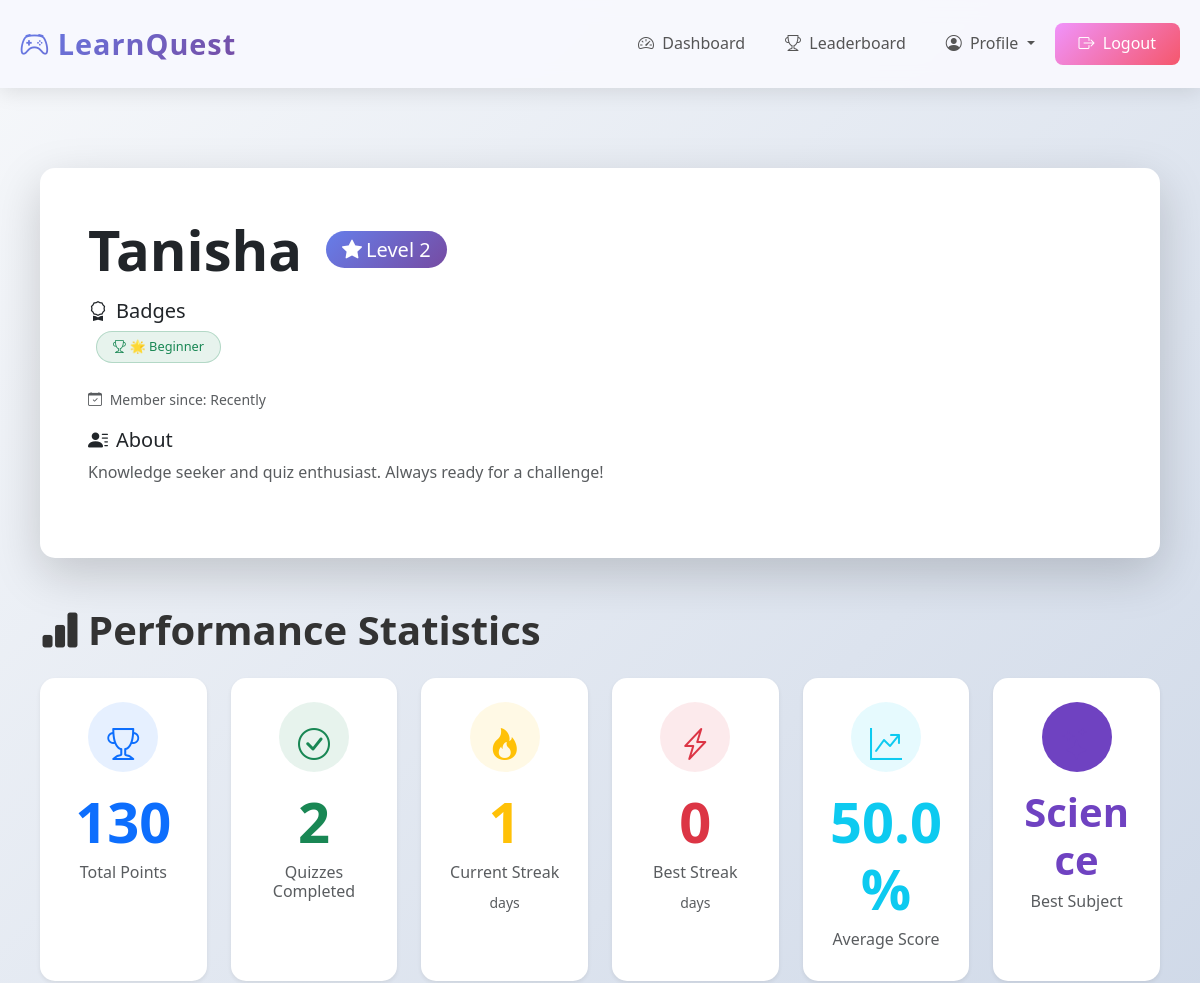
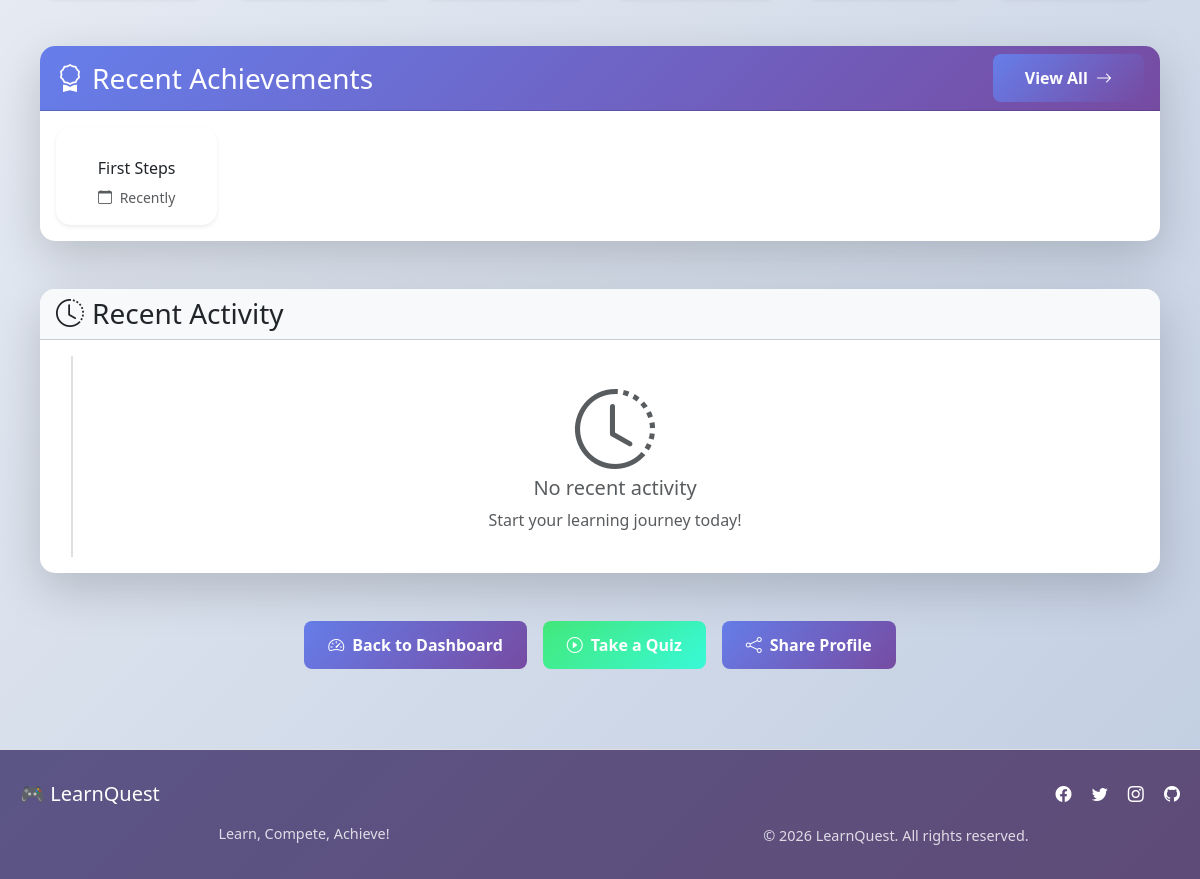
/profile (signed in), run on the app's committed database (2 pictures, top to bottom).
### tables this page shows
CREATE TABLE users (
        id INTEGER PRIMARY KEY AUTOINCREMENT,
        username TEXT UNIQUE NOT NULL,
        password TEXT NOT NULL,
        points INTEGER DEFAULT 0,
        level INTEGER DEFAULT 1,
        badges TEXT DEFAULT '',
        streak INTEGER DEFAULT 0,
        last_quiz_date TEXT,
        total_quizzes INTEGER DEFAULT 0,
        best_streak INTEGER DEFAULT 0,
        avatar TEXT DEFAULT '🎓',
        created_at TIMESTAMP DEFAULT CURRENT_TIMESTAMP
    );

CREATE TABLE quizzes (
        id INTEGER PRIMARY KEY AUTOINCREMENT,
        user_id INTEGER,
        subject TEXT,
        score INTEGER,
        total_questions INTEGER,
        difficulty TEXT,
        time_taken INTEGER,
        completed_at TIMESTAMP DEFAULT CURRENT_TIMESTAMP,
        FOREIGN KEY (user_id) REFERENCES users(id)
    );

CREATE TABLE achievements (
        id INTEGER PRIMARY KEY AUTOINCREMENT,
        user_id INTEGER,
        achievement_name TEXT,
        achievement_icon TEXT,
        earned_at TIMESTAMP DEFAULT CURRENT_TIMESTAMP,
        FOREIGN KEY (user_id) REFERENCES users(id)
    );

### app.py (the view)
@app.route('/profile')
def profile():
    if 'user_id' not in session:
        return redirect(url_for('login'))
    conn = get_db()
    user = conn.execute('SELECT * FROM users WHERE id = ?', (session['user_id'],)).fetchone()
    total_quizzes = conn.execute('SELECT COUNT(*) as count FROM quizzes WHERE user_id = ?', (session['user_id'],)).fetchone()
    avg_score = conn.execute('SELECT AVG(CAST(score AS FLOAT) / total_questions * 100) as avg FROM quizzes WHERE user_id = ?', (session['user_id'],)).fetchone()
    best_subject = conn.execute('''SELECT subject, AVG(CAST(score AS FLOAT) / total_questions * 100) as avg
                                  FROM quizzes WHERE user_id = ? GROUP BY subject ORDER BY avg DESC LIMIT 1''', (session['user_id'],)).fetchone()
    achievements = conn.execute('SELECT * FROM achievements WHERE user_id = ? ORDER BY earned_at DESC', (session['user_id'],)).fetchall()
    conn.close()
    return render_template('profile.html', user=user, total_quizzes=total_quizzes,
                         avg_score=avg_score, best_subject=best_subject, achievements=achievements)

### templates/profile.html (shortened to what this page needs)
{% extends "base.html" %}
{% block content %}
<div class="container py-5">
    <div class="row mb-5">
        <div class="col-12">
            <div class="card border-0 shadow-lg animate-fade-in-up">
                <div class="card-body p-5">
                    <div class="row align-items-center">
                        <div class="col-lg-8">
                            <div class="d-flex flex-column">
                                <div class="d-flex align-items-center mb-3">
                                    <h1 class="display-4 fw-bold mb-0">{{ user.username }}</h1>
                                    <div class="ms-3">
                                        <span class="badge bg-gradient-primary text-white fs-5 px-3 py-2">
                                            <i class="bi bi-star-fill me-1"></i>Level {{ user.level }}
                                        </span>
                                    </div>
                                </div>
                                <div class="mb-4">
                                    <h5 class="mb-2"><i class="bi bi-award me-2"></i>Badges</h5>
                                    <div class="d-flex flex-wrap gap-2">
                                        {% if user.badges %}
                                            {% for badge in user.badges.split(',') %}
                                                <span class="badge bg-success bg-opacity-10 text-success border border-success border-opacity-25 rounded-pill px-3 py-2">
                                                    <i class="bi bi-trophy me-1"></i>{{ badge|trim }}
                                                </span>
                                            {% endfor %}
                                        {% else %}
                                            <span class="badge bg-secondary bg-opacity-10 text-secondary border border-secondary border-opacity-25 rounded-pill px-3 py-2">
                                                <i class="bi bi-emoji-smile me-1"></i>No badges yet
                                            </span>
                                        {% endif %}
                                    </div>
                                </div>
                                <div class="mb-3">
                                    <small class="text-muted">
                                        <i class="bi bi-calendar-check me-1"></i>
                                        Member since: {{ user.joined_date if user.joined_date else 'Recently' }}
                                    </small>
                                </div>
                                <div class="mb-4">
                                    <h5 class="mb-2"><i class="bi bi-person-lines-fill me-2"></i>About</h5>
                                    <p class="text-muted mb-0">
                                        {% if user.bio %}
                                            {{ user.bio }}
                                        {% else %}
                                            Knowledge seeker and quiz enthusiast. Always ready for a challenge!
                                        {% endif %}
                                    </p>
                                </div>
                            </div>
                        </div>
                    </div>
                </div>
            </div>
        </div>
    </div>
    <div class="row mb-5">
        <div class="col-12">
            <h2 class="display-6 fw-bold mb-4"><i class="bi bi-bar-chart-fill me-2"></i>Performance Statistics</h2>
            <div class="row g-4">
                <div class="col-md-6 col-lg-4 col-xl-2">
                    <div class="card border-0 shadow-sm h-100 hover-lift">
                        <div class="card-body text-center p-4">
                            <div class="bg-primary bg-opacity-10 rounded-circle p-3 mb-3 mx-auto" style="width: 70px; height: 70px;">
                                <i class="bi bi-trophy text-primary fs-2"></i>
                            </div>
                            <div class="display-4 fw-bold text-primary mb-2">{{ user.points }}</div>
                            <h6 class="card-title text-muted">Total Points</h6>
                        </div>
                    </div>
                </div>
                <div class="col-md-6 col-lg-4 col-xl-2">
                    <div class="card border-0 shadow-sm h-100 hover-lift">
                        <div class="card-body text-center p-4">
                            <div class="bg-success bg-opacity-10 rounded-circle p-3 mb-3 mx-auto" style="width: 70px; height: 70px;">
                                <i class="bi bi-check-circle text-success fs-2"></i>
                            </div>
                            <div class="display-4 fw-bold text-success mb-2">{{ total_quizzes.count if total_quizzes.count is defined else 0 }}</div>
                            <h6 class="card-title text-muted">Quizzes Completed</h6>
                        </div>
                    </div>
                </div>
                <div class="col-md-6 col-lg-4 col-xl-2">
                    <div class="card border-0 shadow-sm h-100 hover-lift">
                        <div class="card-body text-center p-4">
                            <div class="bg-warning bg-opacity-10 rounded-circle p-3 mb-3 mx-auto" style="width: 70px; height: 70px;">
                                <i class="bi bi-fire text-warning fs-2"></i>
                            </div>
                            <div class="display-4 fw-bold text-warning mb-2">{{ user.streak if user.streak is defined else 0 }}</div>
                            <h6 class="card-title text-muted">Current Streak</h6>
                            <small class="text-muted">days</small>
                        </div>
                    </div>
                </div>
                <div class="col-md-6 col-lg-4 col-xl-2">
                    <div class="card border-0 shadow-sm h-100 hover-lift">
                        <div class="card-body text-center p-4">
                            <div class="bg-danger bg-opacity-10 rounded-circle p-3 mb-3 mx-auto" style="width: 70px; height: 70px;">
                                <i class="bi bi-lightning-charge text-danger fs-2"></i>
                            </div>
                            <div class="display-4 fw-bold text-danger mb-2">{{ user.best_streak if user.best_streak is defined else 0 }}</div>
                            <h6 class="card-title text-muted">Best Streak</h6>
                            <small class="text-muted">days</small>
                        </div>
                    </div>
                </div>
                <div class="col-md-6 col-lg-4 col-xl-2">
                    <div class="card border-0 shadow-sm h-100 hover-lift">
                        <div class="card-body text-center p-4">
                            <div class="bg-info bg-opacity-10 rounded-circle p-3 mb-3 mx-auto" style="width: 70px; height: 70px;">
                                <i class="bi bi-graph-up-arrow text-info fs-2"></i>
                            </div>
                            <div class="display-4 fw-bold text-info mb-2">
                                {{ "%.1f"|format(avg_score.avg if avg_score.avg is defined and avg_score.avg else 0) }}%
                            </div>
                            <h6 class="card-title text-muted">Average Score</h6>
                        </div>
                    </div>
                </div>
                <div class="col-md-6 col-lg-4 col-xl-2">
                    <div class="card border-0 shadow-sm h-100 hover-lift">
                        <div class="card-body text-center p-4">
                            <div class="bg-purple bg-opacity-10 rounded-circle p-3 mb-3 mx-auto" style="width: 70px; height: 70px;">
                                <i class="bi bi-stars text-purple fs-2"></i>
                            </div>
                            <div class="display-6 fw-bold text-purple mb-2">
                                {{ best_subject.subject if best_subject and best_subject.subject else 'None' }}
                            </div>
                            <h6 class="card-title text-muted">Best Subject</h6>
                        </div>
                    </div>
                </div>
            </div>
        </div>
    </div>
    <div class="row mb-5">
        <div class="col-12">
            <div class="card border-0 shadow-lg animate-fade-in-up">
                <div class="card-header bg-gradient-primary text-white">
                    <div class="d-flex justify-content-between align-items-center">
                        <h3 class="mb-0"><i class="bi bi-award me-2"></i>Recent Achievements</h3>
                        <a href="{{ url_for('achievements') }}" class="btn btn-light btn-sm">
                            View All <i class="bi bi-arrow-right ms-1"></i>
                        </a>
                    </div>
                </div>
                <div class="card-body">
                    {% if achievements %}
                    <div class="row row-cols-2 row-cols-md-3 row-cols-lg-6 g-4">
                        {% for ach in achievements[:6] %}
                        <div class="col">
                            <div class="card border-0 shadow-sm h-100 hover-lift text-center p-3">
                                <h6 class="card-title mb-2">{{ ach.achievement_name }}</h6>
                                <small class="text-muted">
                                    <i class="bi bi-calendar me-1"></i>
                                    {{ ach.date_earned[:10] if ach.date_earned else 'Recently' }}
                                </small>
                            </div>
                        </div>
                        {% endfor %}
                    </div>
                    {% endif %}
                </div>
            </div>
        </div>
    </div>
    <div class="row mb-5">
        <div class="col-12">
            <div class="card border-0 shadow-lg animate-fade-in-up">
                <div class="card-header bg-light">
                    <h3 class="mb-0"><i class="bi bi-clock-history me-2"></i>Recent Activity</h3>
                </div>
                <div class="card-body">
                    <div class="timeline">
                        {% if recent_quizzes %}
                            {% for quiz in recent_quizzes[:5] %}
                            <div class="timeline-item">
                                <div class="timeline-marker bg-{{ 'success' if quiz.score >= quiz.total_questions * 0.8 else 'warning' if quiz.score >= quiz.total_questions * 0.6 else 'danger' }}"></div>
                                <div class="timeline-content">
                                    <div class="d-flex justify-content-between">
                                        <h6 class="mb-1">Completed {{ quiz.subject }} Quiz</h6>
                                        <small class="text-muted">{{ quiz.completed_at if quiz.completed_at else 'Recently' }}</small>
                                    </div>
                                    <p class="text-muted mb-1">
                                        Score: {{ quiz.score }}/{{ quiz.total_questions }}
                                        ({{ ((quiz.score / quiz.total_questions) * 100)|round|int }}%)
                                    </p>
                                    <div class="d-flex gap-2">
                                        <span class="badge bg-{{ 'success' if quiz.difficulty == 'easy' else 'warning' if quiz.difficulty == 'medium' else 'danger' }}">
                                            {{ quiz.difficulty|capitalize }}
                                        </span>
                                        <span class="badge bg-info">{{ quiz.points_earned }} points</span>
                                    </div>
                                </div>
                            </div>
                            {% endfor %}
                        {% else %}
                            <div class="text-center py-4">
                                <i class="bi bi-clock-history display-1 text-muted mb-3"></i>
                                <h5 class="text-muted">No recent activity</h5>
                                <p class="text-muted mb-0">Start your learning journey today!</p>
                            </div>
                        {% endif %}
                    </div>
                </div>
            </div>
        </div>
    </div>
    <div class="row">
        <div class="col-12">
            <div class="d-flex flex-wrap justify-content-center gap-3">
                <a href="{{ url_for('dashboard') }}" class="btn btn-primary btn-lg px-4">
                    <i class="bi bi-speedometer2 me-2"></i>Back to Dashboard
                </a>
                <a href="{{ url_for('quiz', subject='Math', difficulty='medium') }}" class="btn btn-success btn-lg px-4">
                    <i class="bi bi-play-circle me-2"></i>Take a Quiz
                </a>
                <button class="btn btn-outline-primary btn-lg px-4" id="shareProfile">
                    <i class="bi bi-share me-2"></i>Share Profile
                </button>
            </div>
        </div>
    </div>
</div>
{% endblock %}

### data on the page
users: username "Tanisha", level "2", badges "🌟 Beginner", points "130", streak "1", best_streak "0"
quizzes: subject "Science"
achievements: achievement_name "First Steps", date_earned "Recently"

### other printed values
{{ user.joined_date if user.joined_date else 'Recently' }} "Recently"
{{ total_quizzes.count if total_quizzes.count is defined else 0 }} "2"
